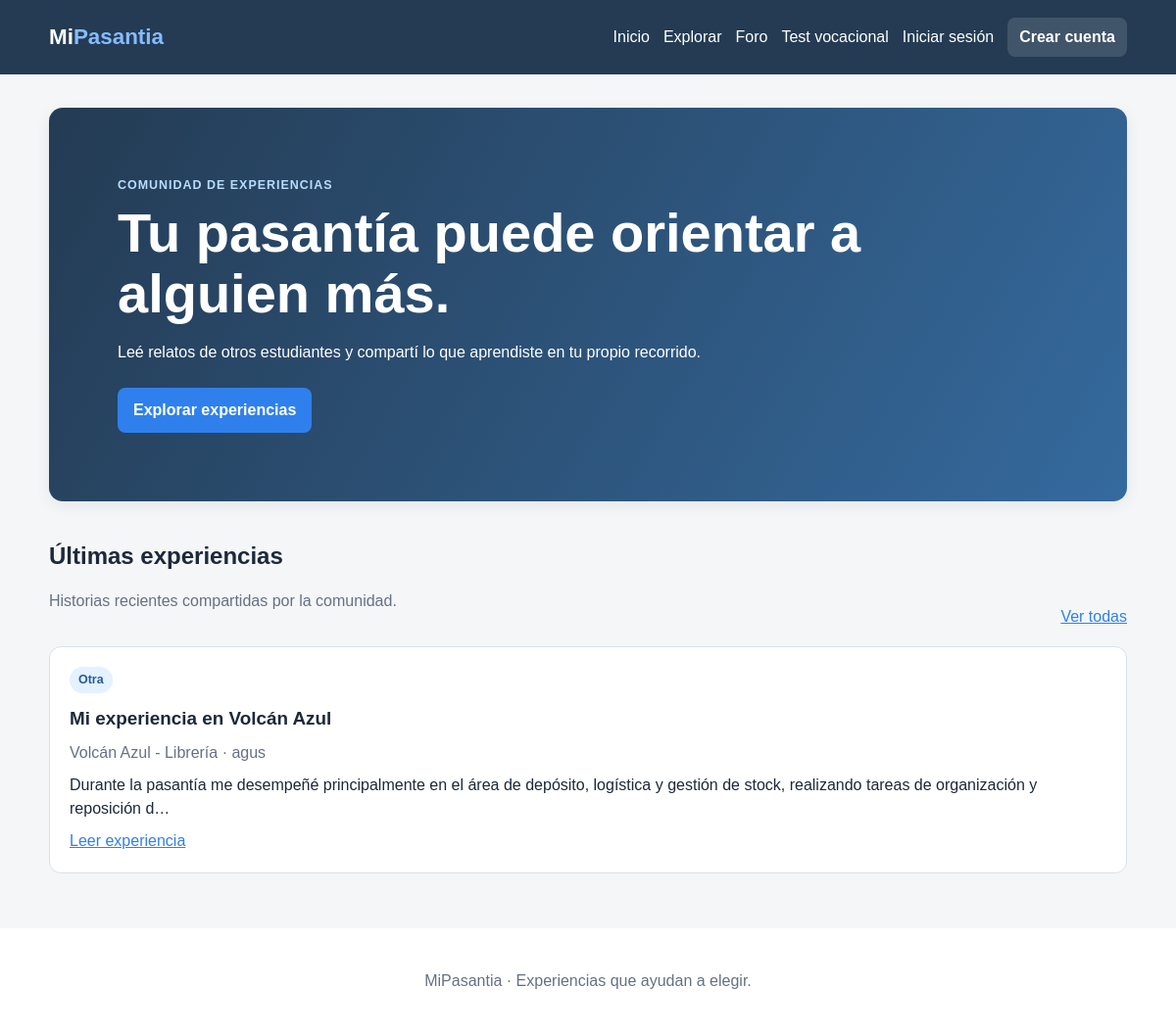
The page / on the database its author committed.
### tables this page shows
CREATE TABLE experiencias (
                id INTEGER PRIMARY KEY AUTOINCREMENT,
                titulo TEXT NOT NULL,
                empresa TEXT NOT NULL,
                contenido TEXT NOT NULL,
                fecha TEXT NOT NULL,
                imagen TEXT,
                usuario_id INTEGER NOT NULL,
                categoria_id INTEGER,
                FOREIGN KEY (usuario_id) REFERENCES usuarios(id),
                FOREIGN KEY (categoria_id) REFERENCES categorias(id)
            );

CREATE TABLE categorias (
                id INTEGER PRIMARY KEY AUTOINCREMENT,
                nombre TEXT NOT NULL UNIQUE
            );

CREATE TABLE usuarios (
                id INTEGER PRIMARY KEY AUTOINCREMENT,
                nombre TEXT NOT NULL,
                email TEXT NOT NULL UNIQUE,
                password TEXT NOT NULL
            );

### app.py (the view)
@app.route("/")
def index():
    return render_template("index.html", experiencias=obtener_experiencias()[:6])

### app.py (called while the page is built)
def conectar_db():
    conexion = sqlite3.connect(DATABASE_PATH)
    conexion.row_factory = sqlite3.Row
    return conexion

def obtener_experiencias(busqueda="", categoria_id=""):
    consulta = """
        SELECT experiencias.*, usuarios.nombre AS autor, categorias.nombre AS categoria
        FROM experiencias
        JOIN usuarios ON experiencias.usuario_id = usuarios.id
        LEFT JOIN categorias ON experiencias.categoria_id = categorias.id
        WHERE 1 = 1
    """
    parametros = []
    if busqueda:
        consulta += " AND (experiencias.titulo LIKE ? OR experiencias.empresa LIKE ? OR experiencias.contenido LIKE ?)"
        termino = f"%{busqueda}%"
        parametros.extend((termino, termino, termino))
    if categoria_id.isdigit():
        consulta += " AND experiencias.categoria_id = ?"
        parametros.append(categoria_id)
    consulta += " ORDER BY experiencias.id DESC"
    with conectar_db() as conexion:
        return conexion.execute(consulta, parametros).fetchall()

@app.context_processor
def token_formulario():
    if "token_foro" not in session:
        session["token_foro"] = secrets.token_urlsafe(32)
    return {"token_foro": session["token_foro"]}

### templates/index.html (shortened to what this page needs)
{% extends "base.html" %}
{% block content %}
<section class="hero">
    <p class="eyebrow">Comunidad de experiencias</p>
    <h1>Tu pasantía puede orientar a alguien más.</h1>
    <p>Leé relatos de otros estudiantes y compartí lo que aprendiste en tu propio recorrido.</p>
    <div class="actions">
        <a class="button" href="{{ url_for('explorar') }}">Explorar experiencias</a>
    </div>
</section>
<section class="section-heading">
    <div>
        <h2>Últimas experiencias</h2>
        <p>Historias recientes compartidas por la comunidad.</p>
    </div>
    <a href="{{ url_for('explorar') }}">Ver todas</a>
</section>
{% if experiencias %}
<section class="card-grid">
    {% for experiencia in experiencias %}
    <article class="card">
        <span class="tag">{{ experiencia["categoria"] or "Sin categoría" }}</span>
        <h3>{{ experiencia["titulo"] }}</h3>
        <p class="meta">{{ experiencia["empresa"] }} · {{ experiencia["autor"] }}</p>
        <p>{{ experiencia["contenido"][:150] }}{% if experiencia["contenido"]|length > 150 %}…{% endif %}</p>
        <a href="{{ url_for('experiencia', experiencia_id=experiencia['id']) }}">Leer experiencia</a>
    </article>
    {% endfor %}
</section>
{% else %}
<section class="empty-state">
    <h2>Todavía no hay experiencias publicadas.</h2>
    <p>La primera publicación puede abrir una conversación útil para otros estudiantes.</p>
</section>
{% endif %}
{% endblock %}

### static/css/style.css (style rules this page uses)
:root { --azul: #243b53; --acento: #2f80ed; --fondo: #f4f6f8; --texto: #1d2939; --borde: #d9e1ea; --blanco: #ffffff; --error: #a52b2b; --ok: #176b45; }
* { box-sizing: border-box; }
body { margin: 0; color: var(--texto); background: var(--fondo); font-family: Arial, sans-serif; line-height: 1.5; }
a { color: var(--acento); }
.nav-cta, .button { display: inline-block; border: 0; border-radius: 8px; padding: 11px 16px; color: var(--blanco); background: var(--acento); font-weight: 700; text-decoration: none; cursor: pointer; }
.hero, .page-intro, .form-card, .auth-card, .story, .empty-state { border-radius: 14px; background: var(--blanco); box-shadow: 0 4px 16px #15253513; }
.hero { margin-bottom: 38px; padding: clamp(32px, 7vw, 70px); color: var(--blanco); background: linear-gradient(120deg, var(--azul), #356a9e); }
.hero h1, .page-intro h1, .story h1 { max-width: 760px; margin: 8px 0; font-size: clamp(2rem, 5vw, 3.5rem); line-height: 1.12; }
.hero p { max-width: 650px; }
.eyebrow { margin: 0; color: var(--acento); font-size: .78rem; font-weight: 700; letter-spacing: .08em; text-transform: uppercase; }
.hero .eyebrow { color: #b9dcff; }
.actions { display: flex; gap: 12px; flex-wrap: wrap; margin-top: 24px; }
.section-heading { display: flex; align-items: end; justify-content: space-between; gap: 16px; margin: 30px 0 18px; }
.section-heading h2 { margin: 0; }
.section-heading p, .meta, small, .result-count { color: #667085; }
.card-grid { display: grid; grid-template-columns: repeat(auto-fit, minmax(255px, 1fr)); gap: 18px; }
.card { overflow: hidden; padding: 20px; border: 1px solid var(--borde); border-radius: 12px; background: var(--blanco); }
.card h2, .card h3 { margin: 12px 0 6px; font-size: 1.18rem; }
.card p { margin: 9px 0; }
.tag { display: inline-block; padding: 4px 9px; border-radius: 99px; color: #245c9c; background: #e4f1ff; font-size: .78rem; font-weight: 700; }

### rows shown on the page
experiencias: nombre "Otra", titulo "Mi experiencia en Volcán Azul", empresa "Volcán Azul - Librería", autor "agus", contenido "Durante la pasantía me desempeñé principalmente en el área de depósito, logística y gestión de stock, realizando tareas de organización y reposición d"
